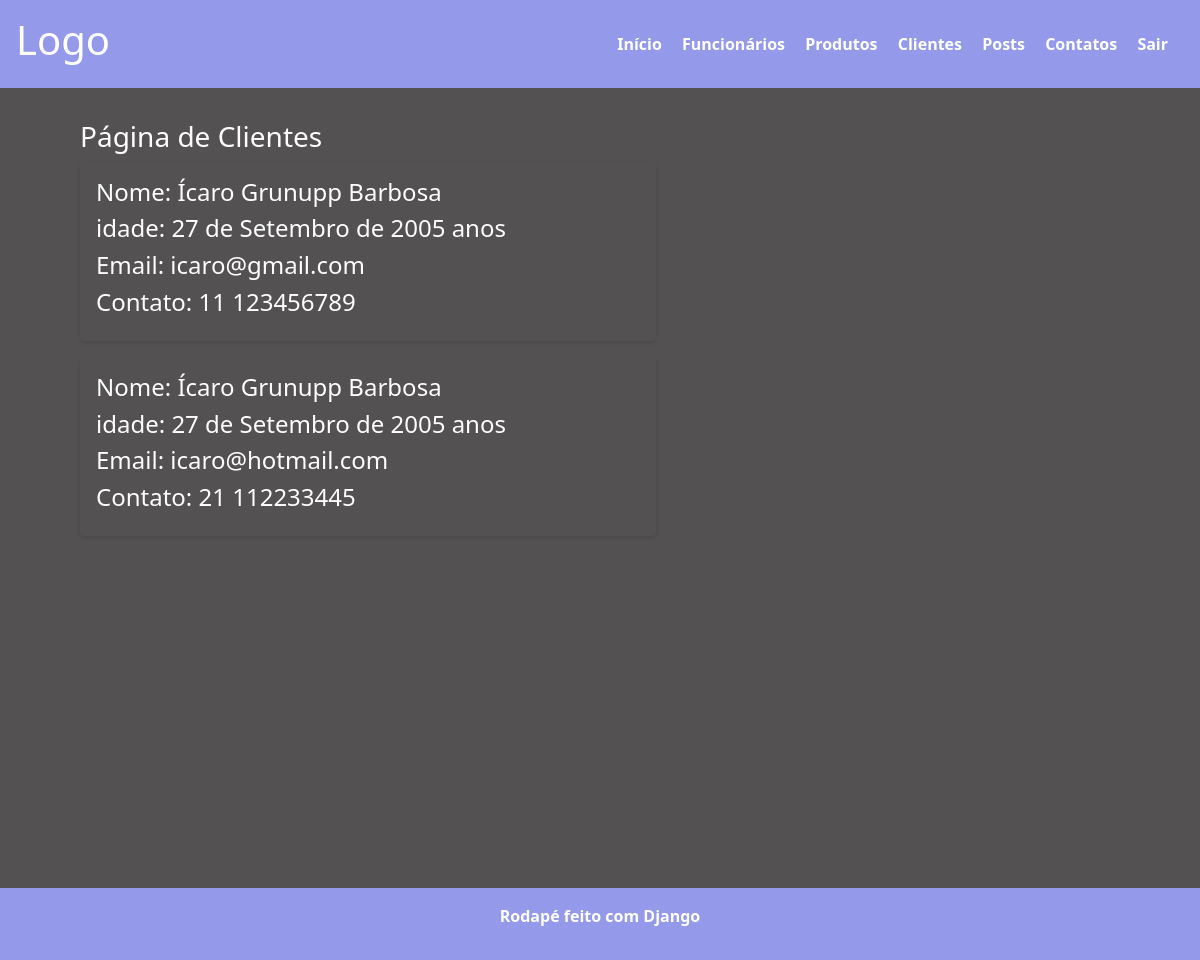
The app's page /clientes/ (signed in), older data.
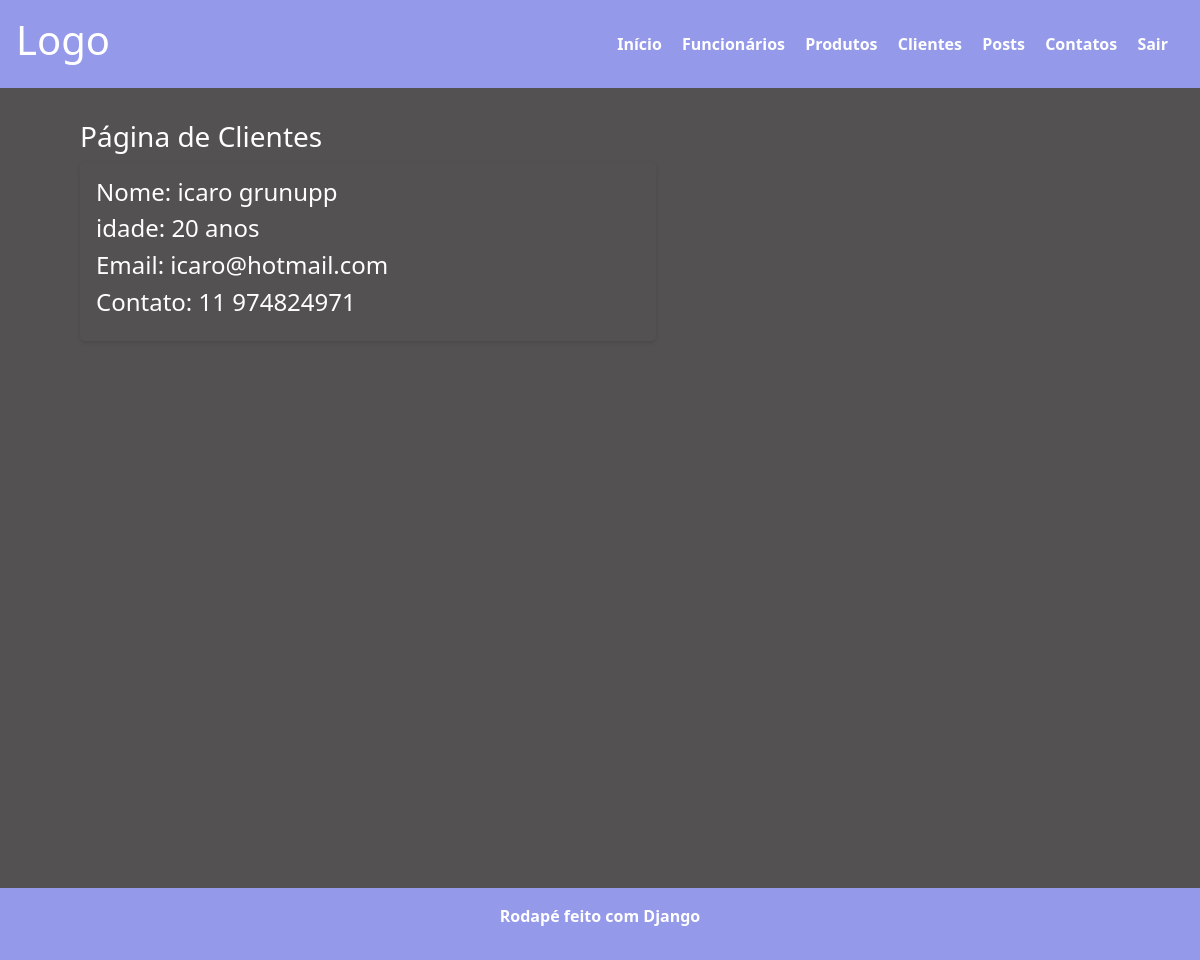
The same page, newer data.
### rh/models.py (models this page shows)
class Clientes(models.Model):
    nome= models.CharField(max_length=100)
    idade= models.CharField(max_length=3)
    email= models.EmailField(max_length=50, unique=True)
    contato = models.CharField(max_length=18, blank=True, null=True, unique=True)
    class Meta:
        verbose_name = "Cliente"
        verbose_name_plural = "Clientes"

### rh/views.py (the view)
# urls.py: path('clientes/',views.clientes, name='clientes'),
@login_required
def clientes(request):
    clientes   = Clientes.objects.all()
    context = {'clientes': clientes}
    return render(request,'clientes.html',context)

### rh/templates/clientes.html (shortened to what this page needs)
{% extends "base.html" %}
{% block content %}
    <h3>Página de Clientes</h3>
    {%for cliente in clientes %}
        <section class="card-clientes">
                <div>
                    <h4>Nome: {{cliente.nome}}</h4>
                    <h4>idade: {{cliente.idade}} anos</h4>
                    <h4>Email: {{cliente.email}}</h4>
                    <h4>Contato: {{cliente.contato}}</h4>
                </div>
        </section>
    {%endfor%}
{% endblock %}

### templates/base.html (shortened to what this page needs)
{% load static %}
<!Doctype html>
<html lang="pt-br">
<head>
    {% load bootstrap5 %}
    {% bootstrap_css %}
    <link rel="stylesheet" href="{% static 'css/style.css' %}">
</head>
<body>
    <header class="header d-flex justify-content-between align-items-center">
        <h1>Logo</h1>
        {% include "components/_navbar.html" %}
    </header>
    <main>
        {% block content%}
        {% endblock %}
    </main>
    {% include "components/_footer.html" %}
</body>
</html>

### templates/components/_navbar.html
<nav class="menu">
    {%if request.user.is_authenticated %}
        <a href="{% url 'home' %}">Início</a>
        <a href="{% url 'funcionarios' %}">Funcionários</a>
        <a href="{% url 'produtos' %}">Produtos</a>
        <a href="{% url 'clientes' %}">Clientes</a>
        <a href="{% url 'posts' %}">Posts</a>
        <a href="{% url 'contatos' %}">Contatos</a>
        <a href="{% url 'logout' %}">Sair</a>
    {% else %}
        <a href="{% url 'home' %}">Início</a>
        <a href="{% url 'login' %}">Entrar</a>
        <a href="{% url 'registrar' %}">Registrar</a>
    {% endif %}
</nav>

### templates/components/_footer.html
<footer>
    <p>Rodapé feito com Django</p>
</footer>

### static/css/style.css (style rules this page uses)
* { margin:0; padding: 0; box-sizing: border-box; }
body { background-color: #535151; color: #ffffff; display: flex; flex-direction: column; font-size: 16px; }
header { display: flex; justify-content: space-between; align-items: center; }
.header { background-color: #9499ea; color: #ffffff; padding: 1rem; }
.header a { text-decoration: none; color: #ffffff; font-weight: bold; margin-right: 1rem; }
main { padding: 2rem 5rem; min-height: 100vh; }
footer { display: flex; justify-content: center; align-items: center; background-color: #9499ea; color: #fff; font-weight: bold; padding: 1rem; }
.card-clientes { display:flex; width: 36rem; background-color: #535151; padding: 1rem; margin-bottom: 1rem; border-radius: 5px; box-shadow: 0 2px 4px rgba(0,0,0,0.1); }

Row changes from the older to the newer data that the page shows:
removed Clientes: nome "Ícaro Grunupp Barbosa", idade "27 de Setembro de 2005", email "icaro@hotmail.com", contato "21 112233445"
changed Clientes: nome "Ícaro Grunupp Barbosa" → "icaro grunupp"; idade "27 de Setembro de 2005" → "20"; email "icaro@gmail.com" → "icaro@hotmail.com"; contato "11 123456789" → "11 974824971"
